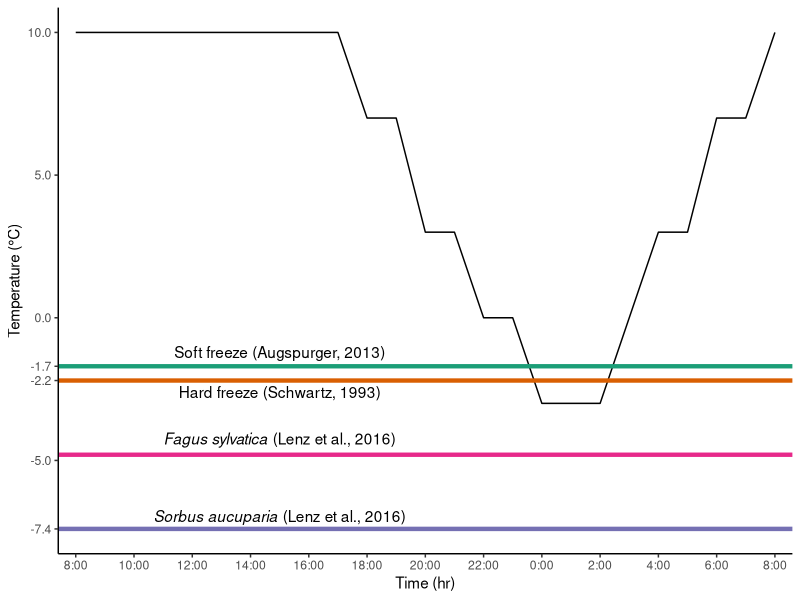

Source code (R):
## Started 5 April 2019 ##
## Build a figure that shows individuals undergoing False spring

# Clear workspace
rm(list=ls()) # remove everything currently held in the R memory
options(stringsAsFactors=FALSE)
graphics.off()

# Load libraries
library(ggplot2)
library(viridis)
library(RColorBrewer)

my.pal <- viridis_pal(option="viridis")(4)
my.pal <- brewer.pal(4, "Dark2")


df <- data.frame(temp =c(10, 10, 10, 10, 10, 10, 10, 10, 10, 10, 7, 7, 3, 3, 0, 0, -3, -3, -3, 0, 3, 3, 7, 7, 10),
                 time =c("8:00", "9:00", "10:00", "11:00", "12:00", "13:00", "14:00", "15:00", "16:00",
                         "17:00", "18:00", "19:00", "20:00", "21:00", "22:00", "23:00", "0:00", "1:00", "2:00", "3:00",
                         "4:00", "5:00", "6:00", "7:00", "8:01"))
growthchamber <- ggplot(df, aes(x=factor(df$time,levels = c("8:00", "9:00", "10:00", "11:00", "12:00", "13:00", "14:00", "15:00", "16:00", "17:00",
                                                            "18:00", "19:00", "20:00", "21:00", "22:00", "23:00", "0:00", "1:00", "2:00", "3:00", "4:00",
                                                            "5:00", "6:00", "7:00", "8:01")), y=temp, group=1)) +  
  geom_line(aes(x=factor(df$time,levels = c("8:00", "9:00", "10:00", "11:00", "12:00", "13:00", "14:00", "15:00", "16:00", "17:00",
                                            "18:00", "19:00", "20:00", "21:00", "22:00", "23:00", "0:00", "1:00", "2:00", "3:00", "4:00",
                                            "5:00", "6:00", "7:00", "8:01")))) + theme_classic() +
  scale_x_discrete(breaks =c("8:00", "10:00", "12:00", "14:00", "16:00",
                             "18:00", "20:00", "22:00", "0:00", "2:00", "4:00",
                             "6:00", "8:01"),
    labels= c("8:00", "10:00", "12:00", "14:00", "16:00",
                                       "18:00", "20:00", "22:00", "0:00", "2:00", "4:00",
                                       "6:00", "8:00")) +
  scale_y_continuous(breaks = sort(c(seq(-5, 10, by=5), -1.7, -2.2, -7.4))) +
  geom_hline(yintercept=-1.7, col=my.pal[1], size=1.5) +
  annotate("text", x=8, y=-1.2, label = "Soft freeze (Augspurger, 2013)") +
  geom_hline(yintercept=-2.2, col=my.pal[2], size=1.5) +
  annotate("text", x=8, y=-2.6, label = "Hard freeze (Schwartz, 1993)") +
  geom_hline(yintercept=-7.4, col=my.pal[3], size=1.5) +
  annotate("text", x=8, y=-7, label = expression(paste(italic("Sorbus aucuparia"),  " (Lenz et al., 2016)"))) +
  geom_hline(yintercept=-4.8, col=my.pal[4], size=1.5) +
  annotate("text", x=8, y=-4.3, label = expression(paste(italic("Fagus sylvatica"),  " (Lenz et al., 2016)"))) +
  xlab("Time (hr)") + ylab("Temperature (°C)")

quartz()
growthchamber
